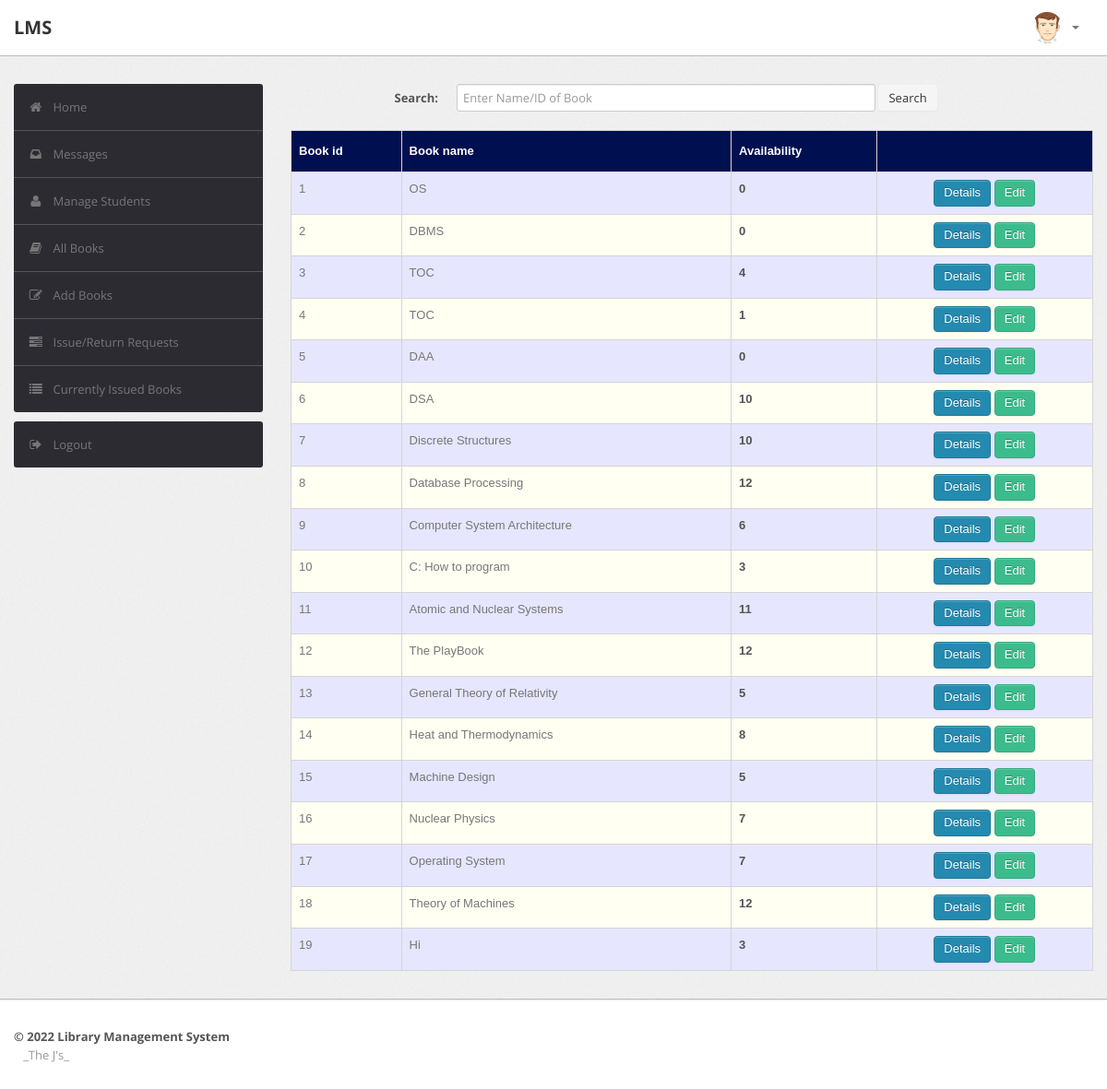
/admin/book.php (signed in), run on an earlier commit of the app's database.
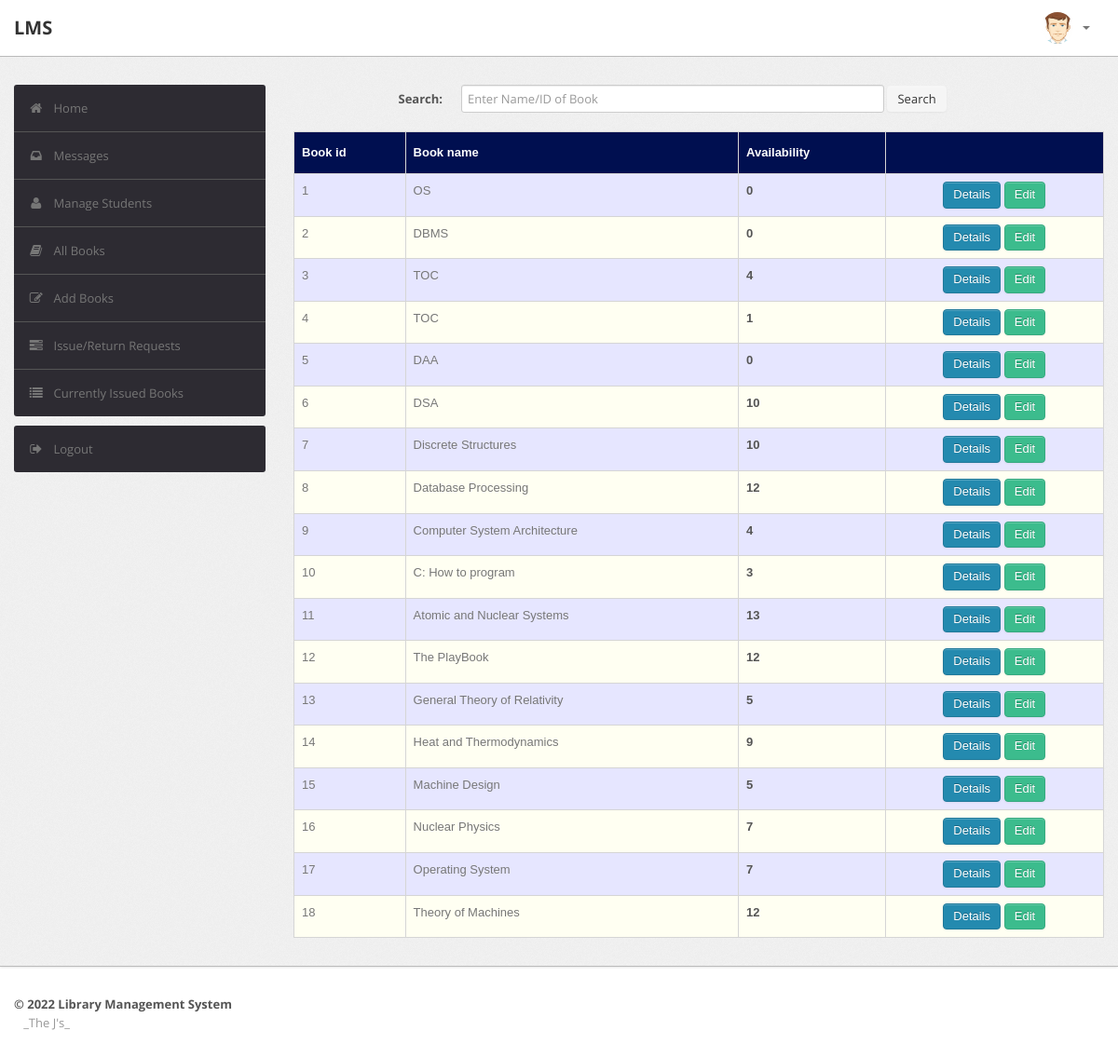
And on a later commit of the database.
### tables this page shows
CREATE TABLE `book` (
  `BookId` int(10) NOT NULL,
  `Title` varchar(50) DEFAULT NULL,
  `Publisher` varchar(50) DEFAULT NULL,
  `Year` varchar(50) DEFAULT NULL,
  `Availability` int(5) DEFAULT NULL
);

### admin/book.php (the view, shortened to what the changed rows need)
<?php
require('dbconn.php');
?>
<?php
if ($_SESSION['RollNo']) {
    ?>
<!DOCTYPE html>
<html lang="en">
    <head>
        <link type="text/css" href="bootstrap/css/bootstrap.min.css" rel="stylesheet">
        <link type="text/css" href="bootstrap/css/bootstrap-responsive.min.css" rel="stylesheet">
        <link type="text/css" href="css/theme.css" rel="stylesheet">
        <link type="text/css" href="images/icons/css/font-awesome.css" rel="stylesheet">
    </head>
    <body>
        <div class="wrapper">
            <div class="container">
                <div class="row">
                    <div class="span9">
                                    <br>
                                    <?php
                                    if(isset($_POST['submit']))
                                        {$s=$_POST['title'];
                                            $sql="select * from LMS.book where BookId='$s' or Title like '%$s%'";
                                        }
                                    else
                                        $sql="select * from LMS.book";
                                    $result=$conn->query($sql);
                                    $rowcount=mysqli_num_rows($result);
                                    if(!($rowcount))
                                        echo "<br><center><h2><b><i>No Results</i></b></h2></center>";
                                    else
                                    {
                                    ?>
                        <table class="table" id = "tables">
                                  <thead>
                                    <tr>
                                      <th>Book id</th>
                                      <th>Book name</th>
                                      <th>Availability</th>
                                      <th></th>
                                    </tr>
                                  </thead>
                                  <tbody>
                                    <?php
                            while($row=$result->fetch_assoc())
                            {
                                $bookid=$row['BookId'];
                                $name=$row['Title'];
                                $avail=$row['Availability'];
                            ?>
                                    <tr>
                                      <td><?php echo $bookid ?></td>
                                      <td><?php echo $name ?></td>
                                      <td><b><?php echo $avail ?></b></td>
                                        <td><center>
                                            <a href="bookdetails.php?id=<?php echo $bookid; ?>" class="btn btn-primary">Details</a>
                                            <a href="edit_book_details.php?id=<?php echo $bookid; ?>" class="btn btn-success">Edit</a>
                                        </center></td>
                                    </tr>
                               <?php }} ?>
                               </tbody>
                                </table>
                            </div>
                </div>
            </div>
        </div>
    </body>
</html>
<?php }
else {
    echo "<script type='text/javascript'>alert('Access Denied!!!')</script>";
} ?>

What changed in the data, as far as the page shows it:
removed book: BookId "19", Title "Hi", Availability "3"
changed book "Computer System Architecture": Availability "6" → "4"
changed book "Atomic and Nuclear Systems": Availability "11" → "13"
changed book "Heat and Thermodynamics": Availability "8" → "9"
